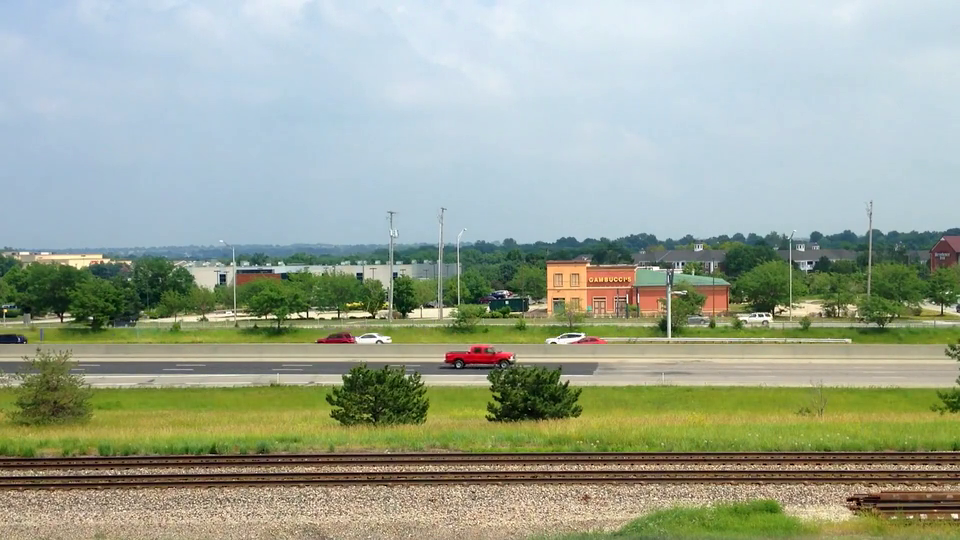
#> input picture frame 66 of video2.mp4, 960 x 540 px
$ python tracking.py
#> lines starting #> are read from the running program, lines starting #| are printed output that depends on the picture; after the words box and inside, x2 and y2 are one past the last pixel; in counts of white or black regions, pixels touching at a corner belong together
import cv2
import numpy as np

# Load video
cap = cv2.VideoCapture("video2.mp4")

# Read two consecutive frames
ret, frame1 = cap.read()
#> frame1 is the input picture: shape (540, 960, 3); mean B, G, R 148.1, 165.9, 155.8

# Skip some frames
for i in range(10):
    cap.read()
#> this loop made 10 passes
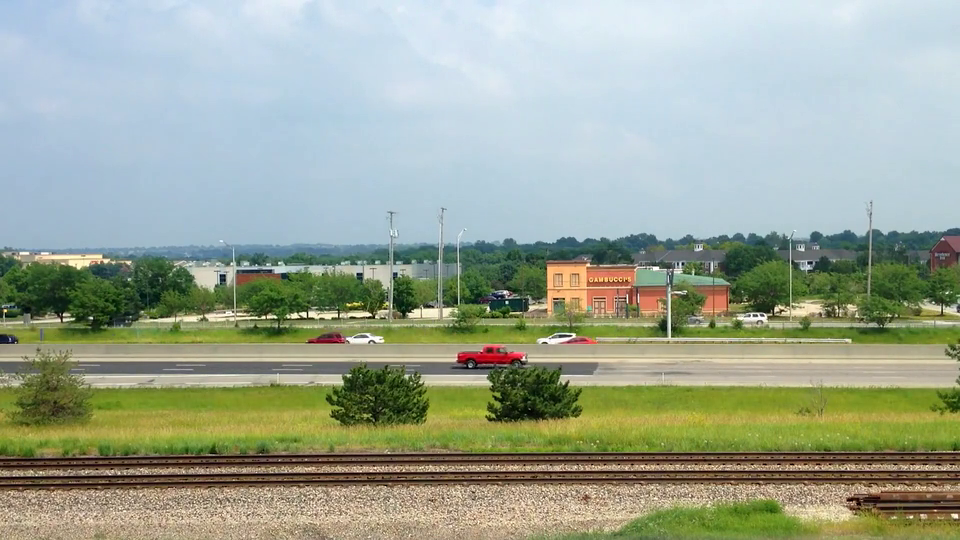
#> input picture frame 67 of video2.mp4, 960 x 540 px
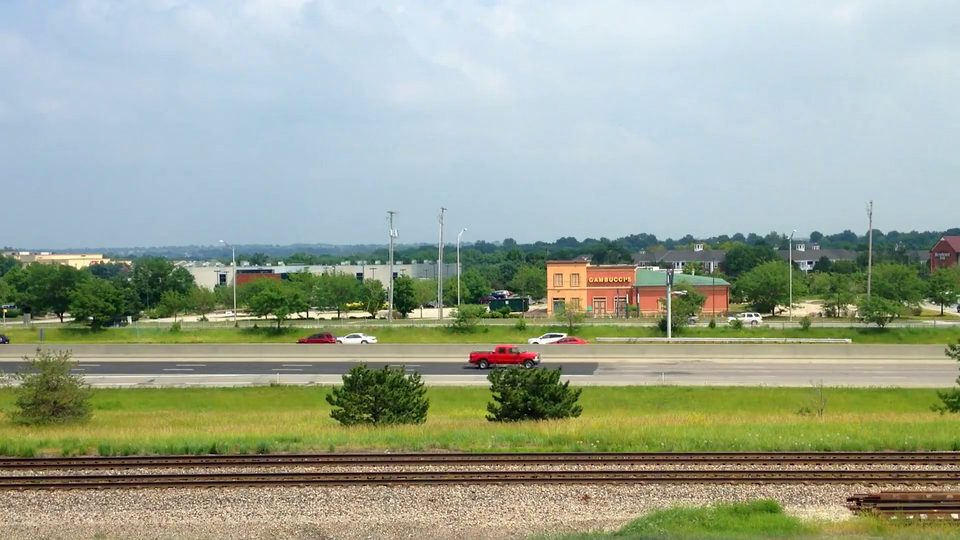
#> input picture frame 68 of video2.mp4, 960 x 540 px

ret, frame2 = cap.read()
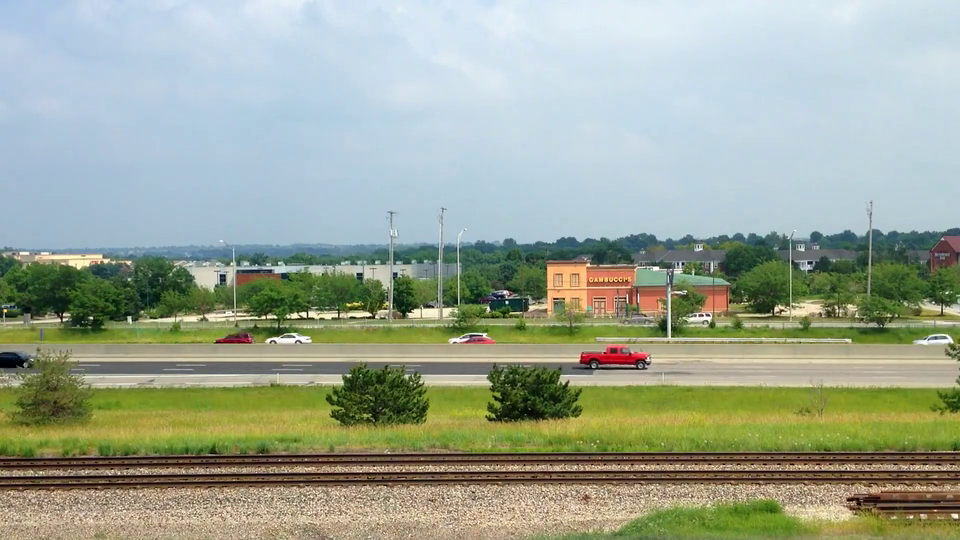
#> input picture frame 77 of video2.mp4, 960 x 540 px
#> frame2 is the input picture: shape (540, 960, 3); mean B, G, R 148.3, 166, 156

# Convert to grayscale
gray1 = cv2.cvtColor(frame1, cv2.COLOR_BGR2GRAY)
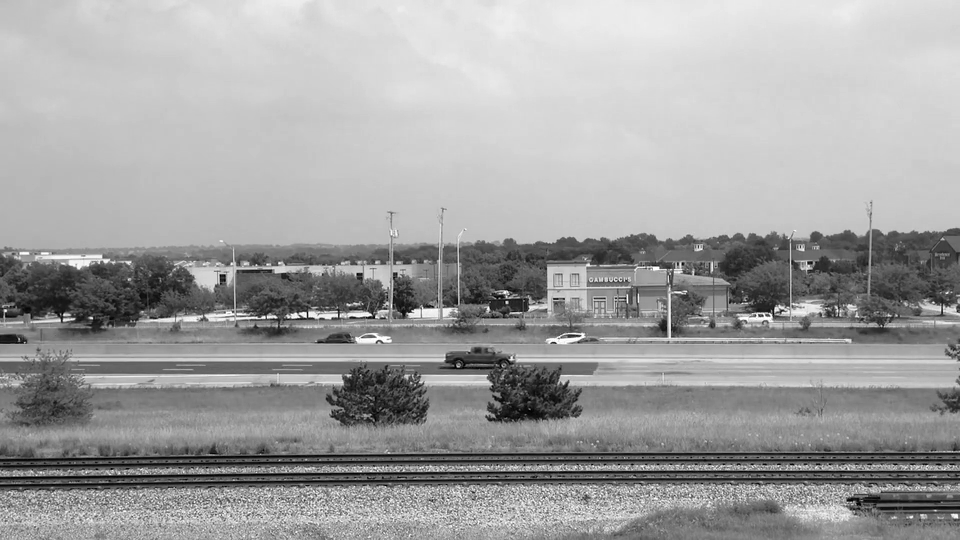
#> gray1: shape (540, 960); min 0, max 255, mean 160.8
gray2 = cv2.cvtColor(frame2, cv2.COLOR_BGR2GRAY)

# Detect feature points
features = cv2.goodFeaturesToTrack(gray1,
                                   maxCorners=50,
                                   qualityLevel=0.3,
                                   minDistance=7)
#> features = 50 rows, first 8: [305, 316], [92, 318], [506, 301], [371, 315], [762, 315], [4, 310], [265, 317], [336, 316]

# Track those features
p2, status, error = cv2.calcOpticalFlowPyrLK(gray1, gray2, features, None)
#> p2 = 50 rows, first 8: [305, 316], [91.95, 318], [506, 301], [371, 315], [761.1, 317.2], [-4.59, 310.2], [265, 317], [336, 316]; status = 50 values, max 1 at index 0, min 0 at index 25, mean 0.98; error = 50 values, max 57.42 at index 36, min 5.61e-45 at index 25, mean 8.54

print("Pixel Tracking Results\n")

for i,(new,old) in enumerate(zip(p2,features)):

    x_new,y_new = new.ravel()
    x_old,y_old = old.ravel()

    dx = x_new - x_old
    dy = y_new - y_old

    print(f"Point {i+1}")
    print(f"Frame1: ({x_old:.2f},{y_old:.2f})")
    print(f"Frame2: ({x_new:.2f},{y_new:.2f})")
    print(f"Motion Vector (u,v): ({dx:.2f},{dy:.2f})\n")

    # Draw motion arrow
    cv2.arrowedLine(frame2,
                    (int(x_old),int(y_old)),
                    (int(x_new),int(y_new)),
                    (0,255,0),2)
#> this loop made 50 passes
#> (x_new, y_new, x_old, y_old, dx, dy) on passes 1 to 12: (305, 316, 305, 316, 0.01, -0.00336), (91.95, 318, 92, 318, -0.0483, -0.0199), (506, 301, 506, 301, 0.0167, -0.0172), (371, 315, 371, 315, 0.0112, -0.0136), (761.1, 317.2, 762, 315, -0.866, 2.19), (-4.59, 310.2, 4, 310, -8.59, 0.161), (265, 317, 265, 317, 0.01, -0.000153), (336, 316, 336, 316, 0.0367, 0.00247), (220, 275, 220, 275, 0.0354, -0.00702), (357, 273, 357, 273, 0.0304, 0.0104), (63.63, 314.9, 64, 315, -0.367, -0.107), (808, 263, 808, 263, 0.000366, -0.025)
#> (printed output is left out)
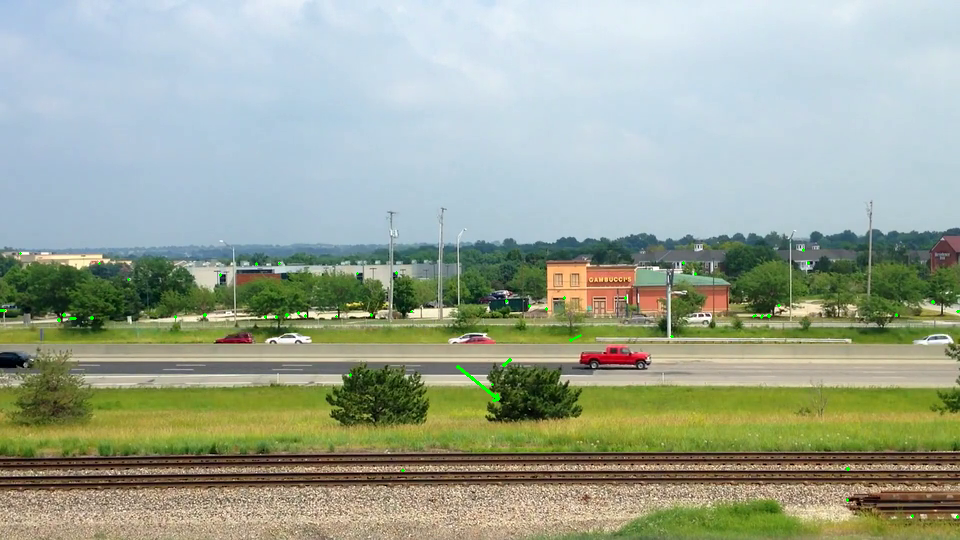
#> frame2: shape (540, 960, 3); 0.13% of pixels changed, all inside (x1, y1, x2, y2) = (0, 248, 960, 519)

# Show tracking result
cv2.imshow("Tracked Motion", frame2)

cv2.waitKey(0)
cv2.destroyAllWindows()

cap.release()

$ run again, starting later in the video
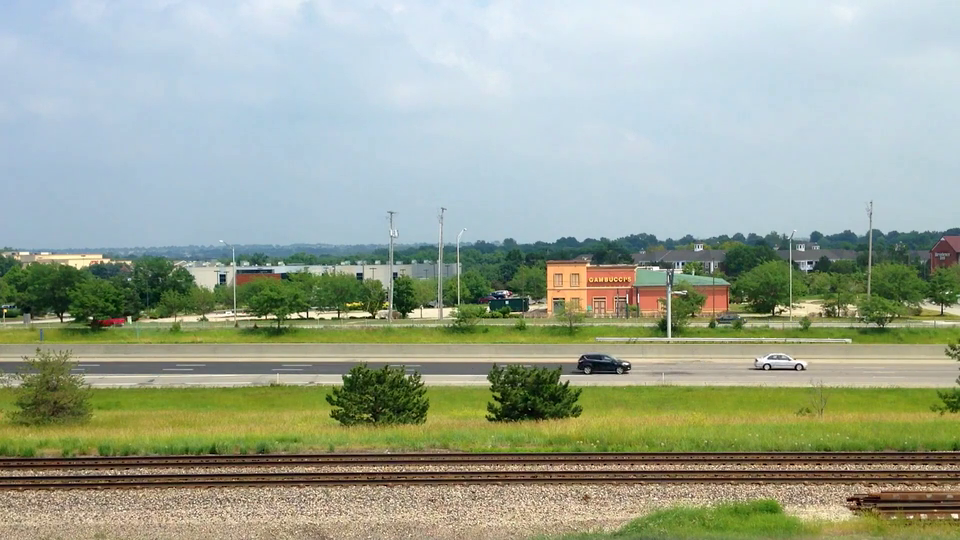
#> input picture frame 297 of video2.mp4, 960 x 540 px
#> frame1 is the input picture: shape (540, 960, 3); mean B, G, R 147.9, 166.2, 155.8
#> `gray1 = cv2.cvtColor(frame1, cv2.COLOR_BGR2GRAY)`:
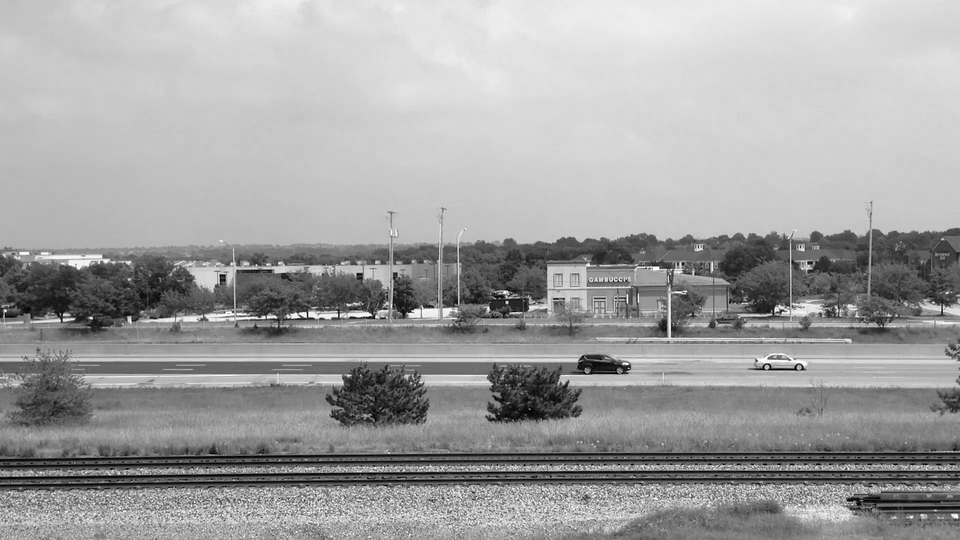
#> gray1: shape (540, 960); min 0, max 255, mean 160.9
#> features = 50 rows, first 8: [305, 316], [92, 318], [506, 301], [220, 275], [4, 310], [371, 315], [336, 316], [265, 317]
#> p2 = 50 rows, first 8: [305, 316.1], [92.09, 318], [506, 301], [220, 275], [4.06, 310], [371, 315], [336, 316.1], [265, 317.1]; status = 50 values from 1 to 1; error = 50 values, max 92.02 at index 23, min 1.46 at index 10, mean 8.24
#> the loop `for i,(new,old) in enumerate(zip(p2,features)): ` made 50 passes
#> (x_new, y_new, x_old, y_old, dx, dy) on passes 1 to 8: (305, 316.1, 305, 316, -0.0145, 0.0599), (92.09, 318, 92, 318, 0.0851, 0.0113), (506, 301, 506, 301, 0.0253, 0.0427), (220, 275, 220, 275, 0.0278, 0.0133), (4.06, 310, 4, 310, 0.0625, 0.0305), (371, 315, 371, 315, 0.0294, 0.0301), (336, 316.1, 336, 316, -0.00427, 0.0715), (265, 317.1, 265, 317, 0.00586, 0.066)
#> (printed output is left out)
#> after the loop `for i,(new,old) in enumerate(zip(p2,features)):`:
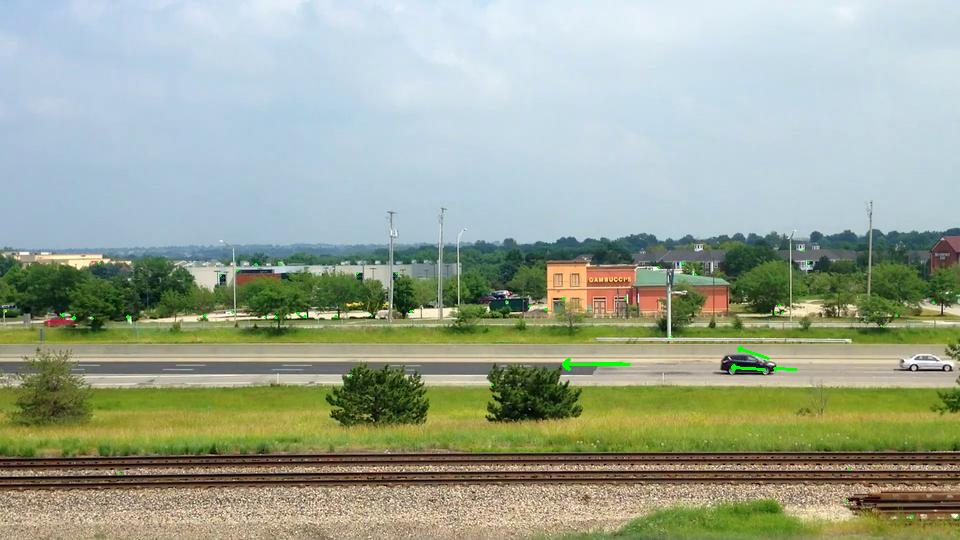
#> frame2: shape (540, 960, 3); mean B, G, R 148.1, 167, 155.9

$ run again, starting later in the video
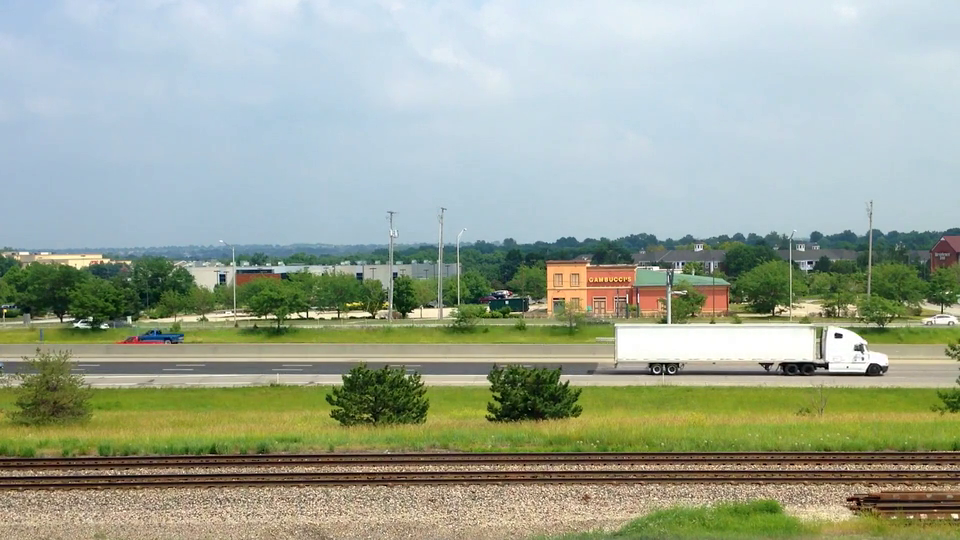
#> input picture frame 528 of video2.mp4, 960 x 540 px
#> frame1 is the input picture: shape (540, 960, 3); mean B, G, R 149.5, 166.8, 156.5
#> `gray2 = cv2.cvtColor(frame2, cv2.COLOR_BGR2GRAY)`:
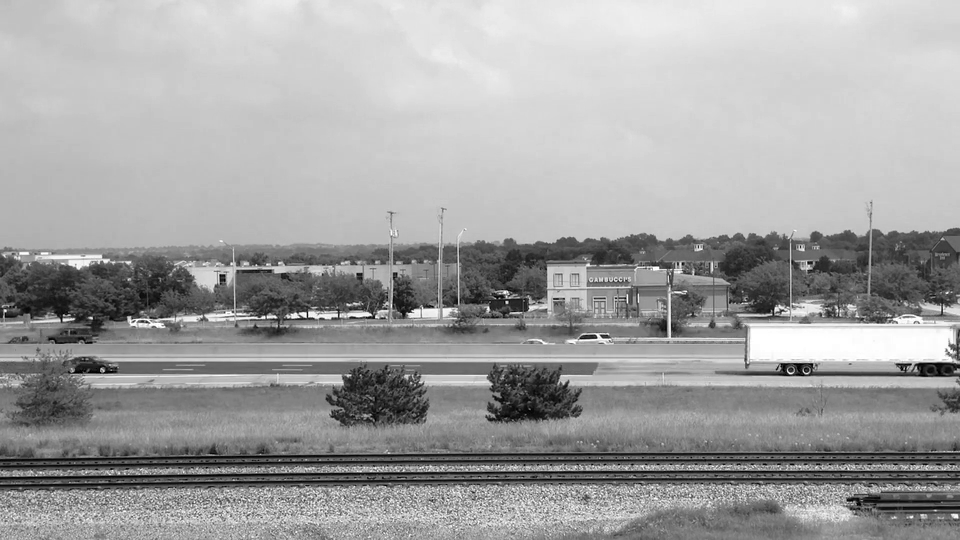
#> gray2: shape (540, 960); min 0, max 255, mean 161.3
#> features = 50 rows, first 8: [305, 316], [506, 301], [220, 275], [336, 316], [4, 310], [371, 315], [835, 334], [265, 317]
#> p2 = 50 rows, first 8: [305, 316], [506, 301], [220, 275], [336, 316], [4.07, 310], [371, 315], [862.2, 333], [265, 317]; status = 50 values, max 1 at index 0, min 0 at index 43, mean 0.98; error = 50 values, max 60.94 at index 41, min 3.08e-44 at index 43, mean 16.29
#> the loop `for i,(new,old) in enumerate(zip(p2,features)): ` made 50 passes
#> (x_new, y_new, x_old, y_old, dx, dy) on passes 1 to 8: (305, 316, 305, 316, 0.0197, 0.0234), (506, 301, 506, 301, 0.00562, 0.0248), (220, 275, 220, 275, 0.0399, 0.0219), (336, 316, 336, 316, 0.0125, 0.00156), (4.07, 310, 4, 310, 0.0724, -0.0151), (371, 315, 371, 315, 0.00507, 0.00888), (862.2, 333, 835, 334, 27.22, -1.03), (265, 317, 265, 317, 0.029, 0.0352)
#> (printed output is left out)
#> after the loop `for i,(new,old) in enumerate(zip(p2,features)):`:
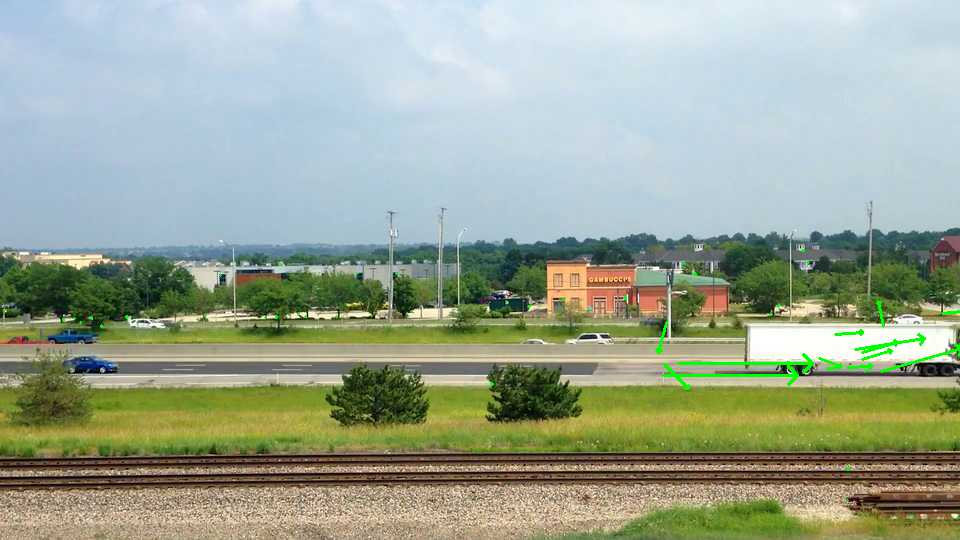
#> frame2: shape (540, 960, 3); mean B, G, R 148.3, 166.9, 155.1
